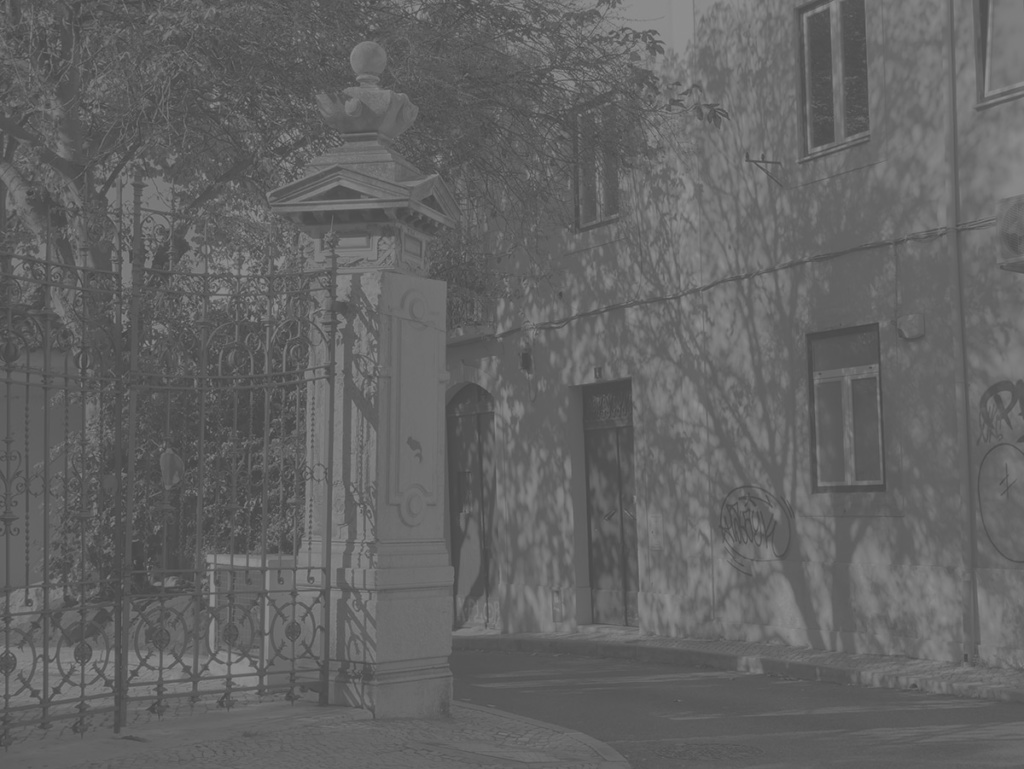
%> input picture Lab5/ObrazySzare/Ex1.png, 1024 x 769 px
$ octave test.m   (GNU Octave 9; MATLAB toolbox functions it lacks are replaced by stand-ins)
%> lines starting %> are read from the running program, lines starting %| are printed output that depends on the picture
### Lab5/Matlab/k1.m
function val = k1(I1)
    I = changeClass(I1);

    val = max(I,[],'all') - min(I,[],'all');


end


function I1 = changeClass(I1)

    if isa(I1,"uint8")
        I1 = double(I1) / 255;
    elseif isa(I1,"uint16")
        I1 = double(I1) / (2^16-1);
    end


    if size(I1,3) == 3
        I1 = rgb2gray(I1);
    end
end

### Lab5/Matlab/k2.m
function val = k2(I1)
    I = changeClass(I1);

    Lsr = mean(I,"all");

    val = (max(I,[],"all") - min(I,[],"all")) / Lsr;


end


function I1 = changeClass(I1)

    if isa(I1,"uint8")
        I1 = double(I1) / 255;
    elseif isa(I1,"uint16")
        I1 = double(I1) / (2^16-1);
    end


    if size(I1,3) == 3
        I1 = rgb2gray(I1);
    end
end

### Lab5/Matlab/k3.m
function val = k3(I1)
    I = changeClass(I1);

    val = (max(I,[],'all') - min(I,[],'all'))...
        / (max(I,[],'all') + min(I,[],'all'));


end


function I1 = changeClass(I1)

    if isa(I1,"uint8")
        I1 = double(I1) / 255;
    elseif isa(I1,"uint16")
        I1 = double(I1) / (2^16-1);
    end


    if size(I1,3) == 3
        I1 = rgb2gray(I1);
    end
end

### Lab5/Matlab/k4.m
function val = k4(I1)
    I = changeClass(I1);

    Lsr = mean(I,"all");

    val = 4 * mean((I - Lsr).^2, "all");


end


function I1 = changeClass(I1)

    if isa(I1,"uint8")
        I1 = double(I1) / 255;
    elseif isa(I1,"uint16")
        I1 = double(I1) / (2^16-1);
    end


    if size(I1,3) == 3
        I1 = rgb2gray(I1);
    end
end

### Lab5/Matlab/HistogramStretch.m
function I1 = HistogramStretch(I1, mode)

a = 0;
b = 1;
A = 0;
B = 1;

if mode == "NoCut"
    a = min(I1, [], "all");
    b = max(I1, [], "all");
elseif mode == "Auto"


end


I1 = (B-A) / (b-a) * (I1 - a) + A;
end

### Lab5/Matlab/test.m
clear all
close all
clc

%source = "../Obrazy/baboon_512x512.bmp";

source = "../ObrazySzare/Ex1.png";
I1 = imread(source);
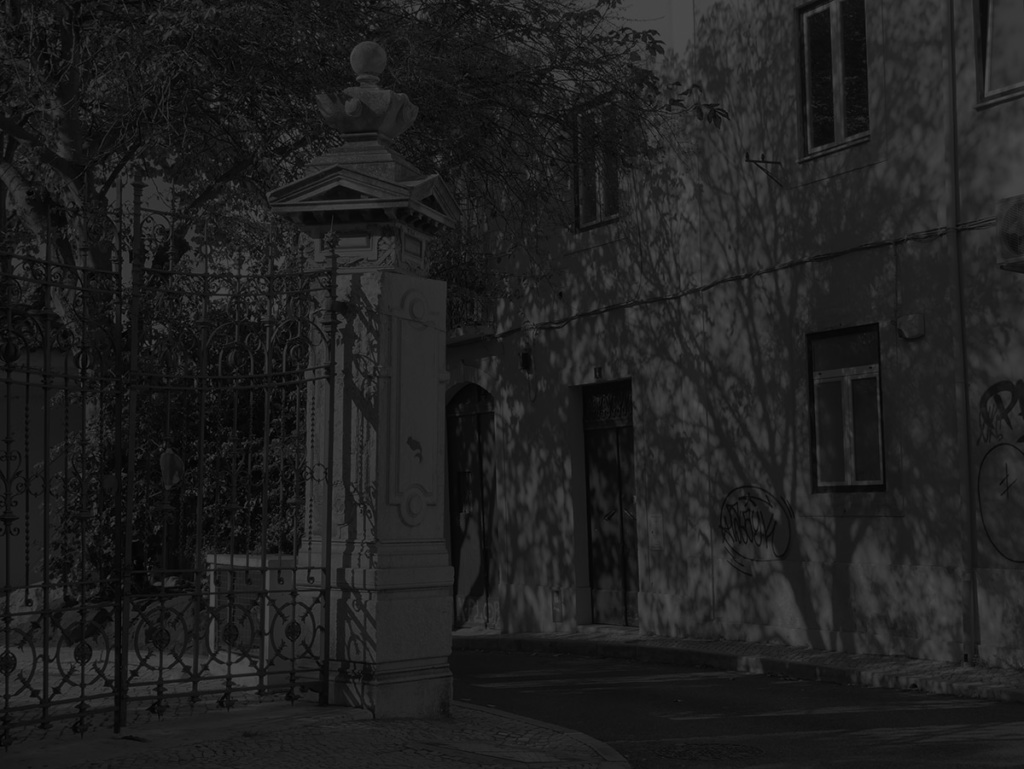
%> I1: size 769x1024 uint8; min 0, max 73, mean 31.4
I1 = double(I1) ./ 255;
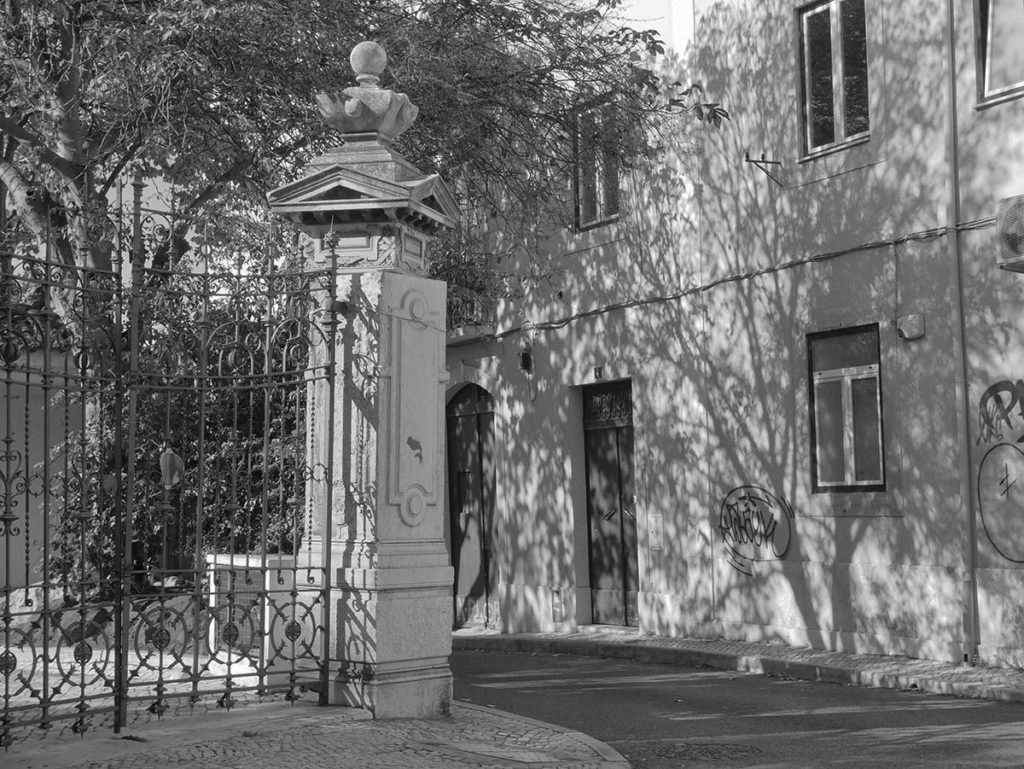
%> I1: size 769x1024 double; min 0, max 0.286, mean 0.123; drawn with min black and max white


I2 = HistogramStretch(I1,"No Cut");
I3 = HistogramStretch(I1,"Auto");
I4 = histeq(I1);
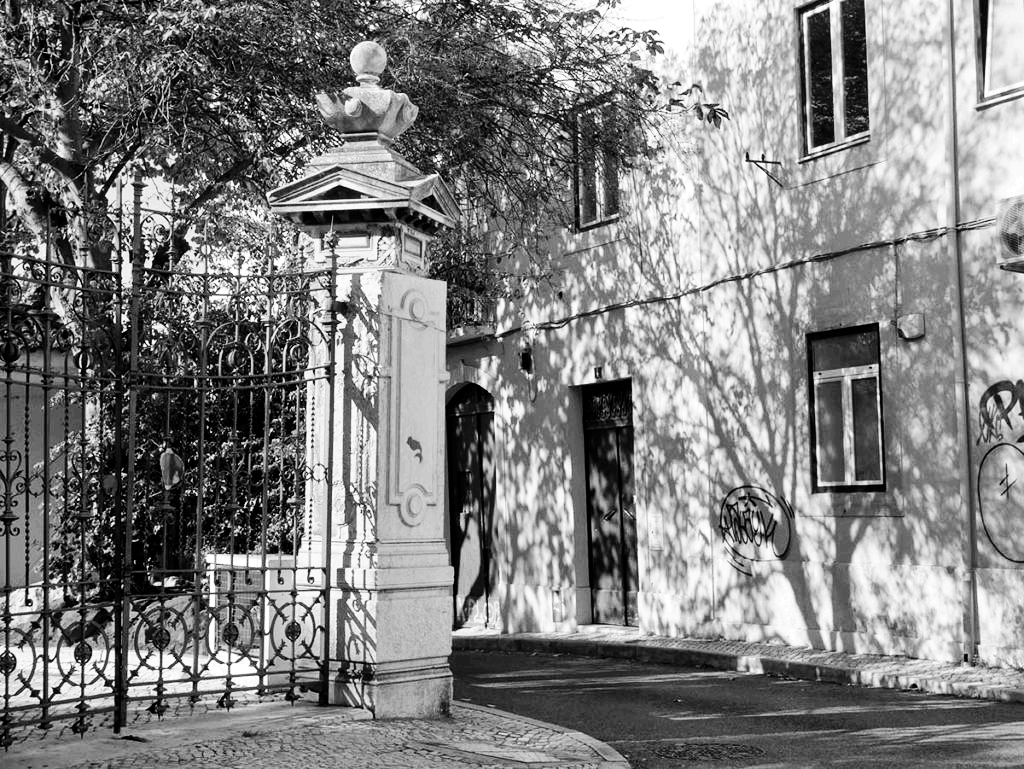
%> I4: size 769x1024 double; min 0, max 1, mean 0.504


%figure; imshow(I1);
figure; imhist(I1);
%> after `imhist(I1)`:
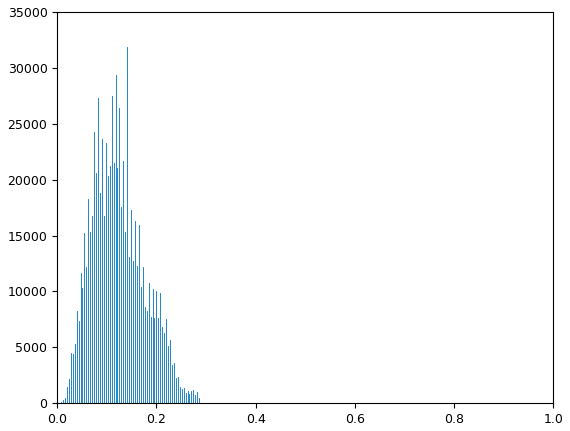
%> figure redrawn from the program's plot data; highest point at x = 0.141, y = 31896

%figure; imshow(I2);
figure; imhist(I2);

%figure; imshow(I3);
figure; imhist(I3);

%figure; imshow(I4);
figure; imhist(I4);
%> after `imhist(I4)`:
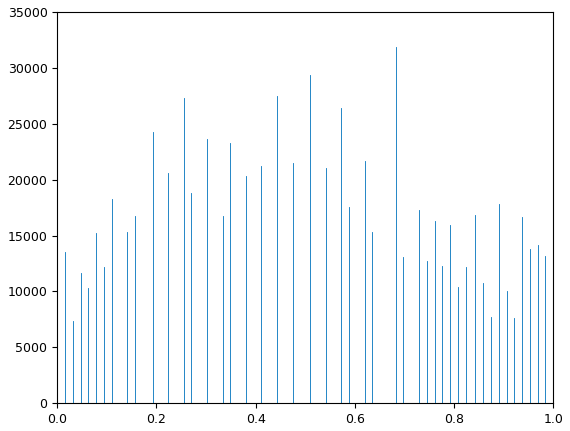
%> figure redrawn from the program's plot data; highest point at x = 0.682, y = 31896


K1 = k1(I1)
%> in k1, `val = max(I,[],'all') - min(I,[],'all');`: val = 0.286
%> K1 = 0.286
K2 = k2(I1)
%> in k2, `Lsr = mean(I,"all");`: Lsr = 0.123
%> in k2, `val = (max(I,[],"all") - min(I,[],"all")) / Lsr;`: val = 2.33
%> K2 = 2.33
K3 = k3(I1)
%> in k3, `val = (max(I,[],'all') - min(I,[],'all')) / (max(I,[],'all') + min(I,[..`: val = 1
%> K3 = 1
K4 = k4(I1)
%> in k4, `val = 4 * mean((I - Lsr).^2, "all");`: val = 0.0109
%> K4 = 0.0109

min(I1,[],"all")
%> ans = 0
max(I1,[],"all")
%> ans = 0.286

$ run again, with Lab5/Obrazy/baboon_512x512.bmp saved as Lab5/ObrazySzare/Ex1.png
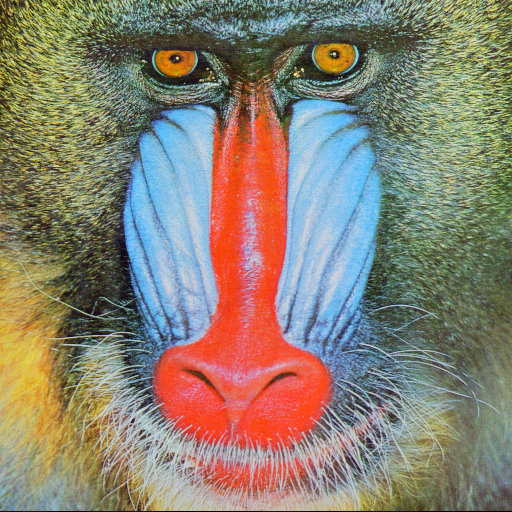
%> input picture Lab5/Obrazy/baboon_512x512.bmp, 512 x 512 px
%> I1 is the input picture: size 512x512x3 uint8; mean R, G, B 137.4, 128.9, 113.1
%> `imhist(I4)`:
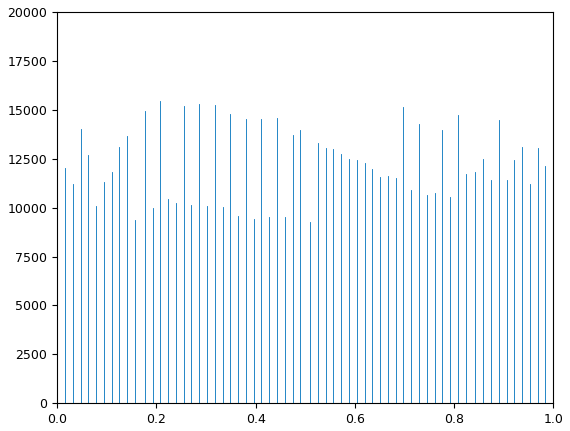
%> figure redrawn from the program's plot data; highest point at x = 0, y = 17591
%> in changeClass, `I1 = rgb2gray(I1);`:
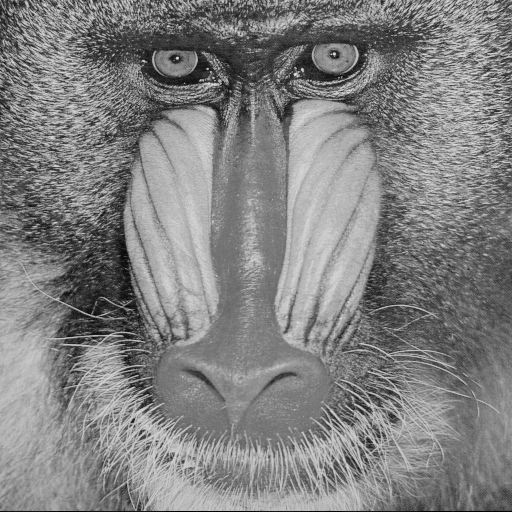
%> I1: size 512x512 double; min 0, max 0.904, mean 0.508
%> in k1, `val = max(I,[],'all') - min(I,[],'all');`: val = 0.904
%> Lsr = 0.508
%> in k2, `val = (max(I,[],"all") - min(I,[],"all")) / Lsr;`: val = 1.78
%> in k3, `val = (max(I,[],'all') - min(I,[],'all')) / (max(I,[],'all') + min(I,[..`: val = 1
%> in k4, `val = 4 * mean((I - Lsr).^2, "all");`: val = 0.11
%> `min(I1,[],"all")`: ans = 0
%> `max(I1,[],"all")`: ans = 1

$ run again, with Lab5/ObrazySzare/Ex2.png copied over Lab5/ObrazySzare/Ex1.png
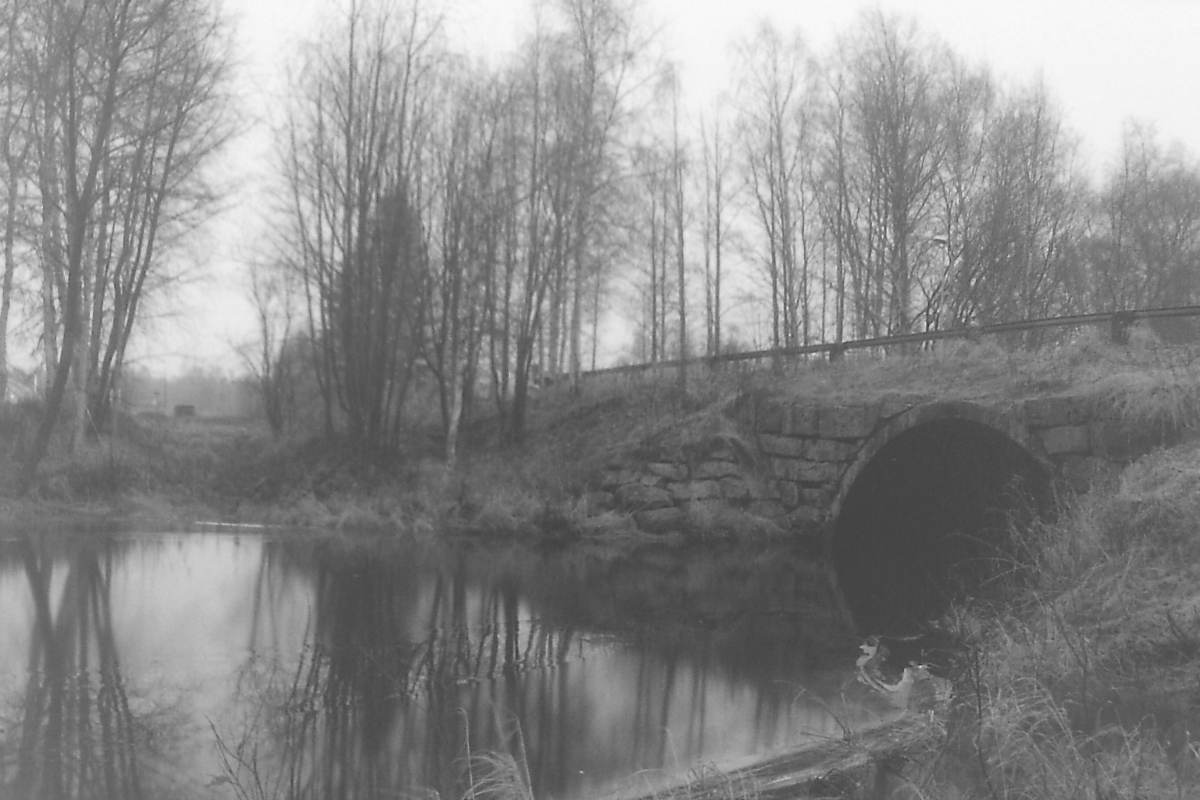
%> input picture Lab5/ObrazySzare/Ex2.png, 1200 x 800 px
%> `I1 = imread(source);`:
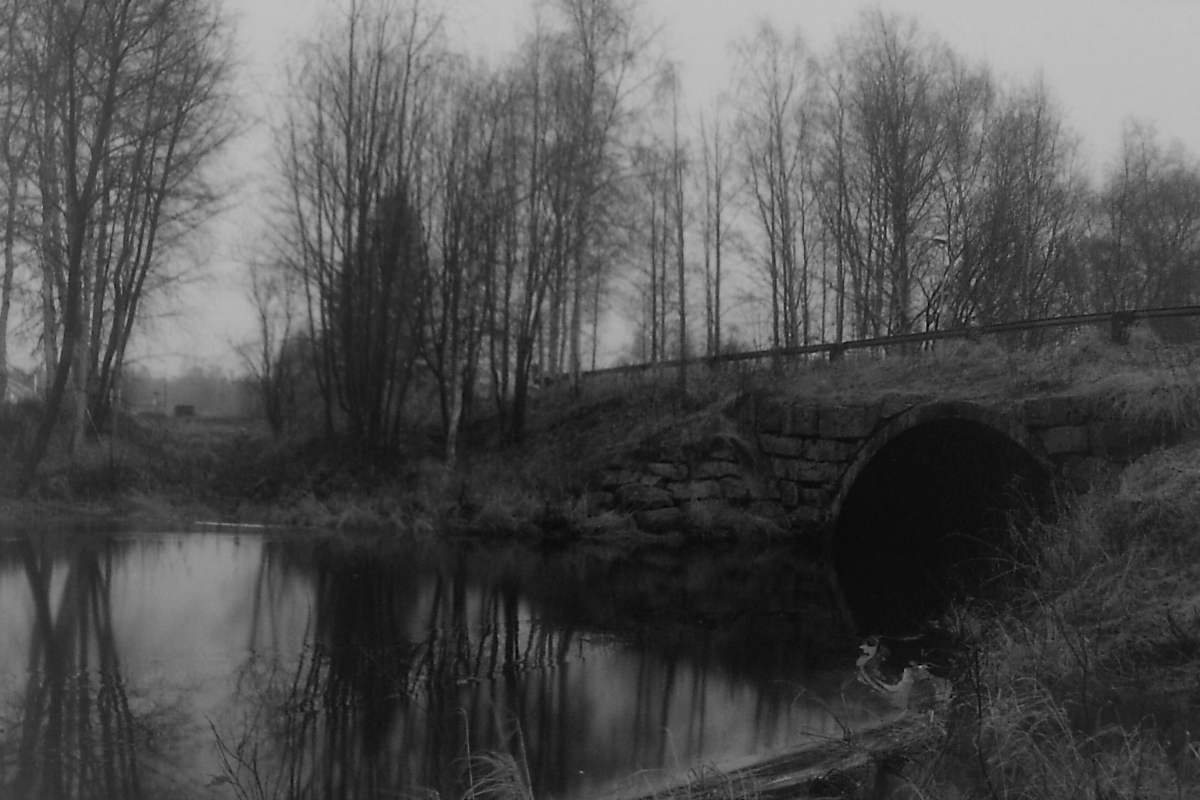
%> I1: size 800x1200 uint8; min 0, max 194, mean 80.2
%> `imhist(I4)`:
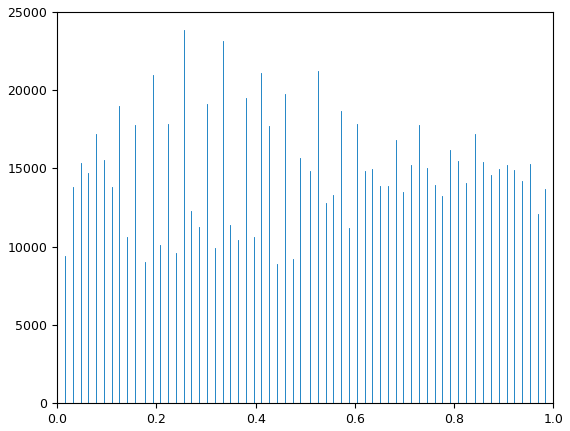
%> figure redrawn from the program's plot data; highest point at x = 0.255, y = 23840
%> in k1, `val = max(I,[],'all') - min(I,[],'all');`: val = 0.761
%> Lsr = 0.314
%> in k2, `val = (max(I,[],"all") - min(I,[],"all")) / Lsr;`: val = 2.42
%> in k3, `val = (max(I,[],'all') - min(I,[],'all')) / (max(I,[],'all') + min(I,[..`: val = 1
%> in k4, `val = 4 * mean((I - Lsr).^2, "all");`: val = 0.15
%> `min(I1,[],"all")`: ans = 0
%> `max(I1,[],"all")`: ans = 0.761
